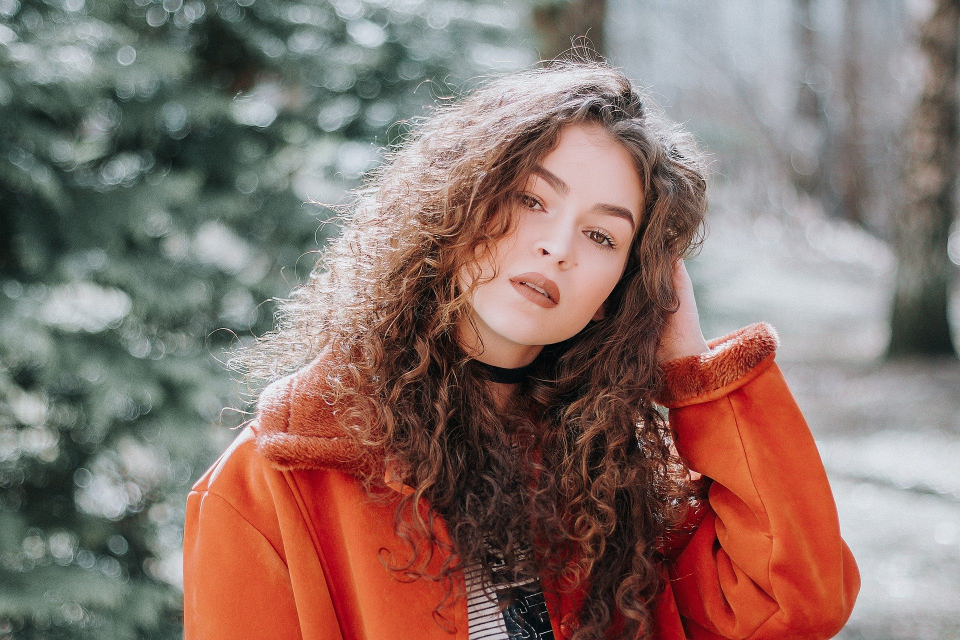
#> input picture data/woman.jpg, 1920 x 1279 px (shown at 1/2 size)
$ python blendingImages.py
#> lines starting #> are read from the running program, lines starting #| are printed output that depends on the picture
import cv2
import numpy as np
import matplotlib.pyplot as plt

first = cv2.imread('data/woman.jpg')
#> first is the input picture: shape (1279, 1920, 3); mean B, G, R 107.3, 114.6, 136.8

print(first.shape)
#| (1279, 1920, 3)
h, w = first.shape[0], first.shape[1]
#> h = 1279; w = 1920

second = cv2.imread('data/flower.jpg')
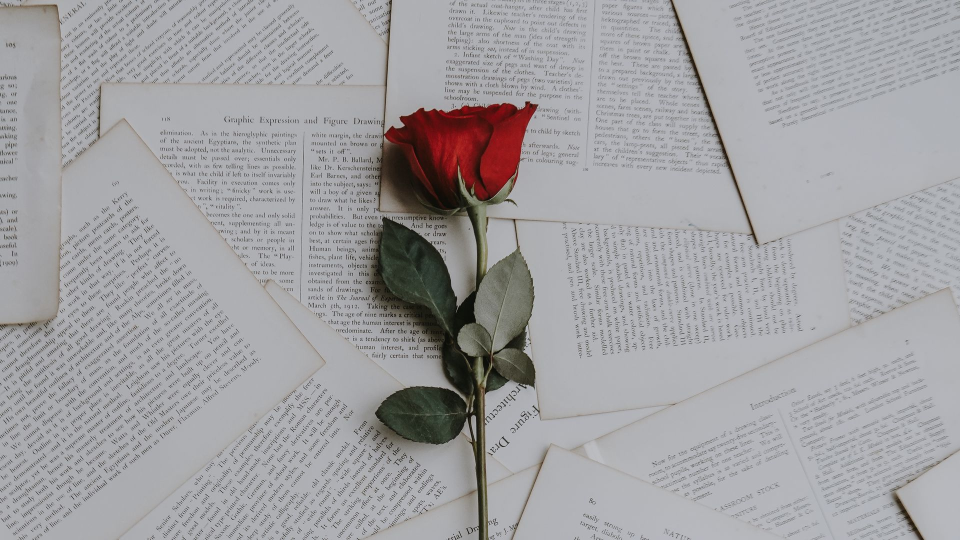
#> input picture data/flower.jpg, 1920 x 1080 px (shown at 1/2 size)
#> second is the input picture: shape (1080, 1920, 3); mean B, G, R 162.8, 160.2, 161.1
second = cv2.resize(second, (w, h))
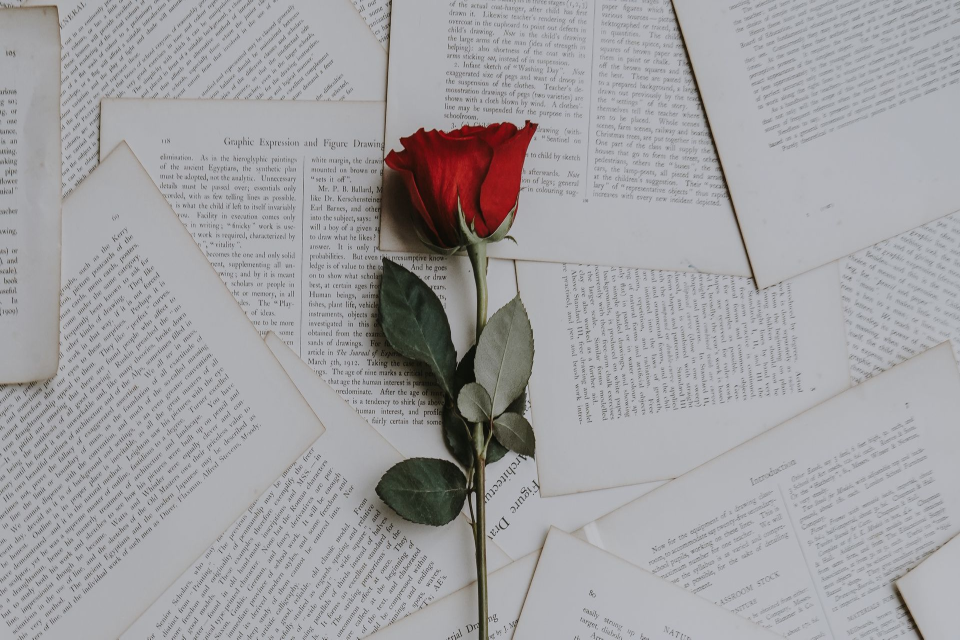
#> second: shape (1279, 1920, 3) (shown at 1/2 size); mean B, G, R 162.7, 160.2, 161.1

blended = (first*0.6 + second*0.4).astype(np.uint8)
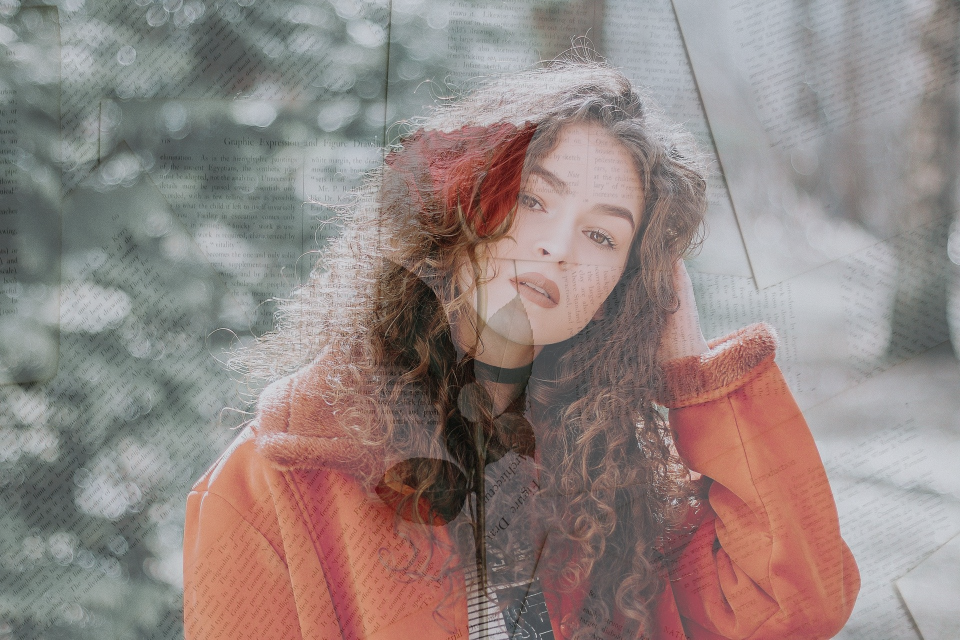
#> blended: shape (1279, 1920, 3) (shown at 1/2 size); mean B, G, R 129.1, 132.4, 146.1

plt.figure(figsize=(10, 10))
plt.imshow(blended)
plt.show()
